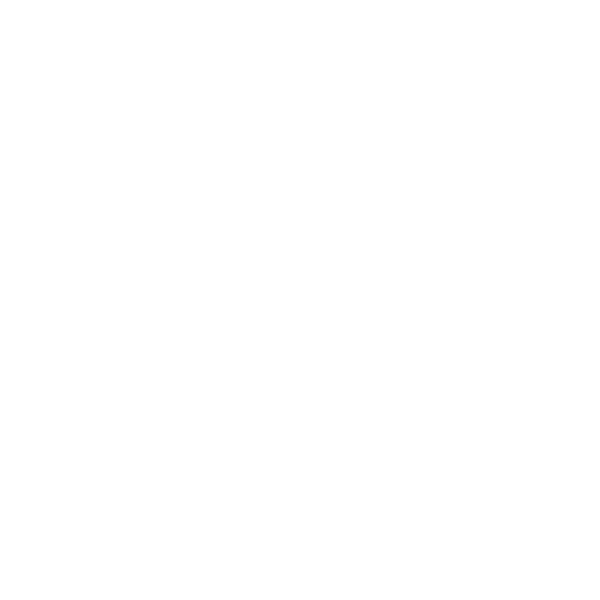
Frame 1 (no input)
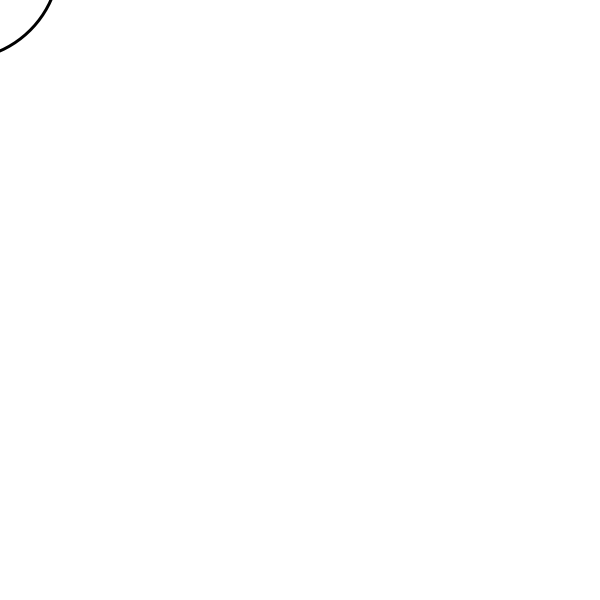
Frame 60 (the mouse pressed at the canvas centre just before this capture)
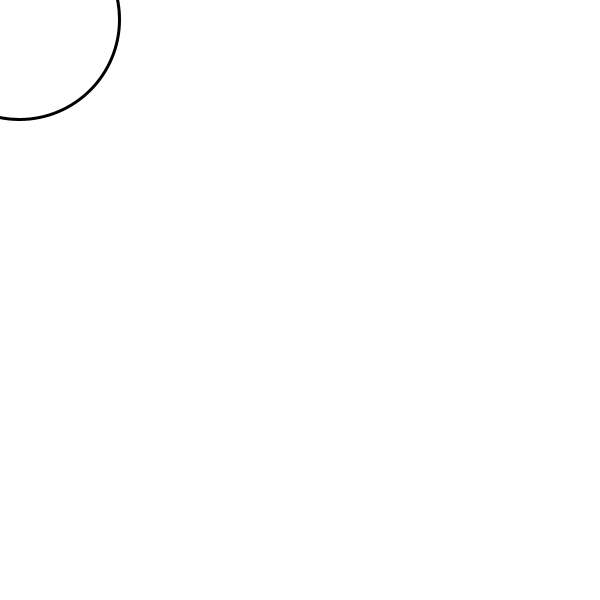
Frame 120 (the mouse held since frame 60 and released just before this capture)

The Processing sketch that drew these frames (run headless with seeded random() and noise(); from frame 60 on, the mouse is pressed at the canvas centre):

// Processing sketch: Corner_to_Corner
// ── Corner_to_Corner.pde
int x, y;

void setup(){
 size(600,600);
 x = -100;
 y = -100;
}

void draw(){
  strokeWeight(3);
  background(255);
  ellipse(x,y,200,200);
  x = x + 1;
  y = y + 1;
  if (x > 700) x = -100;
  if (y > 700) y = -100;
}
